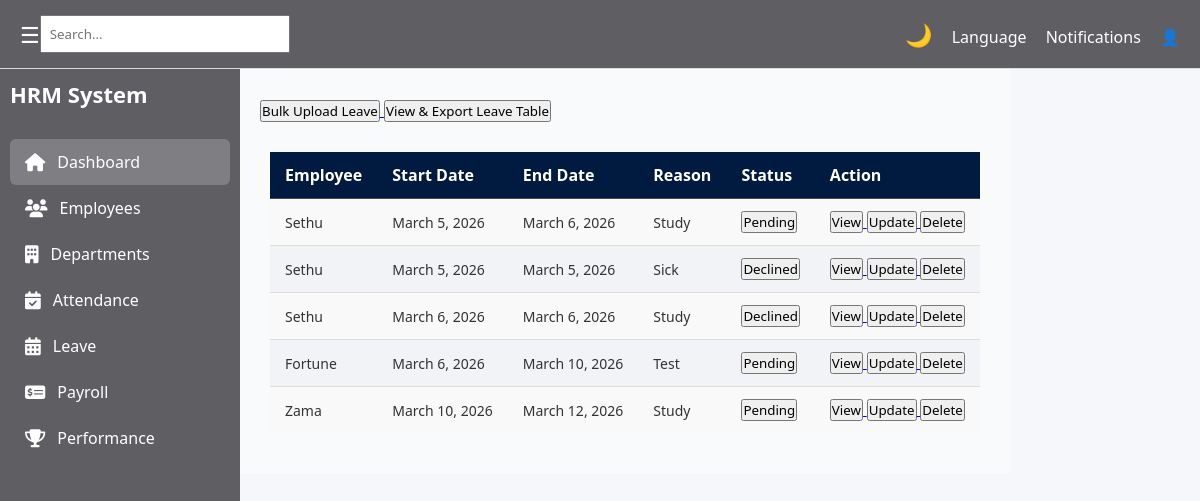
The page /hr/leaves/ on the database its author committed.
### hr/models.py (models this page shows, shortened)
class Leave(models.Model):
    employee = models.ForeignKey(Employee, on_delete=models.CASCADE)
    start_date = models.DateField()
    end_date = models.DateField()
    reason = models.TextField()
    STATUS_CHOICES = [
        ("Pending", "Pending"),
        ("Approved", "Approved"),
        ("Declined", "Declined"),
    ]
    status = models.CharField(max_length=20, choices=STATUS_CHOICES, default="Pending")

class Employee(models.Model):
    user = models.OneToOneField(User, on_delete=models.CASCADE)
    department = models.ForeignKey(Department, on_delete=models.CASCADE)
    first_name = models.CharField(max_length=50)
    last_name = models.CharField(max_length=50)
    email = models.EmailField(unique=True)
    role = models.ForeignKey(Role, on_delete=models.CASCADE)
    date_joined = models.DateField(auto_now_add=True)
    profile_picture = models.ImageField(upload_to='employee_profiles/', blank=True, null=True) #media/employee_profiles/
    contract_copy = models.FileField(upload_to='employee_contracts/', blank=True, null=True) #media/employee_contracts/

### hr/views.py (the view)
# urls.py: path('leaves/', LeaveListView.as_view(), name='leave-list'),
class LeaveListView(View):
    def get(self, request):
        template = loader.get_template('hr/pages/leave.html')
        leaves = Leave.objects.all()
        context = {
            'leaves': leaves
        }
        return HttpResponse(template.render(context, request))

### hr/templates/hr/pages/leave.html (shortened to what this page needs)
{% extends "hr/base/base.html" %}
{% block content %}
<section class="content">
<div style="margin-bottom: 20px;">
    <a href="{% url 'bulk_leave_upload' %}">
        <button>Bulk Upload Leave</button>
    </a>
    <a href="{% url 'view_export_leave' %}">
        <button>View & Export Leave Table</button>
    </a>
</div>
<table class="attendance-table">
    <thead>
        <tr>
            <th>Employee</th>
            <th>Start Date</th>
            <th>End Date</th>
            <th>Reason</th>
            <th>Status</th>
            <th>Action</th>
        </tr>
    </thead>
<tbody>
{% for leave in leaves %}
    <tr>
        <td>{{ leave.employee.first_name }}</td>
        <td>{{ leave.start_date }}</td>
        <td>{{ leave.end_date }}</td>
        <td>{{ leave.reason }}</td>
        <td>
            {% if leave.status == "Pending" %}
                <button type="button">Pending</button>
            {% elif leave.status == "Approved" %}
                <button type="button">Approved</button>
            {% elif leave.status == "Declined" %}
                <button type="button">Declined</button>
            {% endif %}
        </td>
        <td>
            <a href="{% url 'leave_view' leave.id %}">
                <button type="button">View</button>
            </a>
            <a href="{% url 'leave_update' leave.id %}">
                <button type="button">Update</button>
            </a>
            <form action="{% url 'leave_delete' leave.id %}" method="POST" style="display:inline;">
                <button type="submit" onclick="return confirm('Are you sure you want to delete this leave?')">
                    Delete
                </button>
            </form>
        </td>
    </tr>
{% empty %}
    <tr>
        <td colspan="6">No leave records found.</td>
    </tr>
{% endfor %}
</tbody>
</table>
</section>
{% endblock %}

### hr/static/hr/css/global.css (style rules this page uses)
* { margin: 0; padding: 0; box-sizing: border-box; font-family: "Segoe UI", sans-serif; }
body { background: white; transition: background 0.3s, color 0.3s; }
.content { padding: 25px; color: #000; }
.attendance-table { width: 100%; border-collapse: collapse; border: 10px solid #001f4d; border-radius: 6px; overflow: hidden; }
.attendance-table td, .attendance-table th { border-bottom: 1px solid #47494d; padding: 10px; }
body { margin: 0; font-family: "Segoe UI", sans-serif; height: 100vh; }

### hr/static/hr/css/attendance.css (style rules this page uses)
.attendance-table { width: 100%; border-collapse: collapse; border: 10px solid #001f4d; border-radius: 6px; overflow: hidden; }
.attendance-table td, .attendance-table th { border-bottom: 1px solid #47494d; padding: 10px; }
.attendance-table thead { background-color: #001a40; color: #fff; }
.attendance-table thead th { padding: 12px 15px; text-align: left; font-weight: 600; }
.attendance-table tbody tr { background-color: #f9f9f9; transition: background 0.2s; }
.attendance-table tbody tr:nth-child(even) { background-color: #f1f3f6; }
.attendance-table tbody td { padding: 12px 15px; border-bottom: 1px solid #ddd; font-size: 14px; color: #333; }

### hr/static/hr/css/performance.css (style rules this page uses)
.content { padding: 20px; }
.content { padding: 30px 20px; font-family: 'Segoe UI', Tahoma, Geneva, Verdana, sans-serif; color: #111827; background: #f9fafb; }

### hr/static/hr/css/apply_leave.css (style rules this page uses)
body { background-color: #f5f7fb; font-family: Arial, Helvetica, sans-serif; }

### rows shown on the page
Leave: employee.first_name "Sethu", start_date "March 5, 2026", end_date "March 6, 2026", reason "Study", status "Pending"
Leave: employee.first_name "Sethu", start_date "March 5, 2026", end_date "March 5, 2026", reason "Sick", status "Declined"
Leave: employee.first_name "Sethu", start_date "March 6, 2026", end_date "March 6, 2026", reason "Study", status "Declined"
Leave: employee.first_name "Fortune", start_date "March 6, 2026", end_date "March 10, 2026", reason "Test", status "Pending"
Leave: employee.first_name "Zama", start_date "March 10, 2026", end_date "March 12, 2026", reason "Study", status "Pending"
